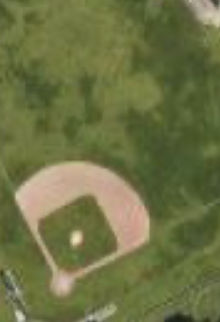
#> input picture baseball_cv/bbf.png, 220 x 322 px
$ python baseball_test.py
#> lines starting #> are read from the running program, lines starting #| are printed output that depends on the picture
import cv2
import numpy as np
from matplotlib import pyplot as plt


#STARTING_IMG = 'baseball2.PNG'
STARTING_IMG = 'bbf.png'
#OTHER_IMG = 'baseball3.PNG'
OTHER_IMG = 'bbf_in_scene.png'

def test1():
    img1 = cv2.imread(STARTING_IMG, 0)
    img2 = cv2.imread(OTHER_IMG)

    orb = cv2.ORB_create()
    kp1, des1 = orb.detectAndCompute(img1, None)
    kp2, des2 = orb.detectAndCompute(img2, None)

    # matcher takes normType, which is set to cv2.NORM_L2 for SIFT and SURF, cv2.NORM_HAMMING for ORB, FAST and BRIEF
    bf = cv2.BFMatcher(cv2.NORM_HAMMING, crossCheck=True)
    matches = bf.match(des1, des2)
    matches = sorted(matches, key=lambda x: x.distance)

    # draw first 50 matches
    match_img = cv2.drawMatches(img1, kp1, img2, kp2, matches[:50], None)
    cv2.imshow('Matches', match_img)
    cv2.waitKey()

def test2():

    print ("Loading")
    img1 = cv2.imread(STARTING_IMG,0)    # queryImage
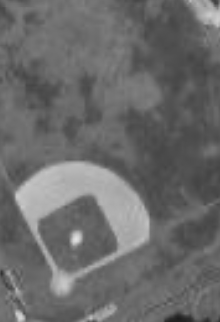
#> img1: shape (322, 220); min 29, max 226, mean 106.9
    img2 = cv2.imread(OTHER_IMG,0) # trainImage
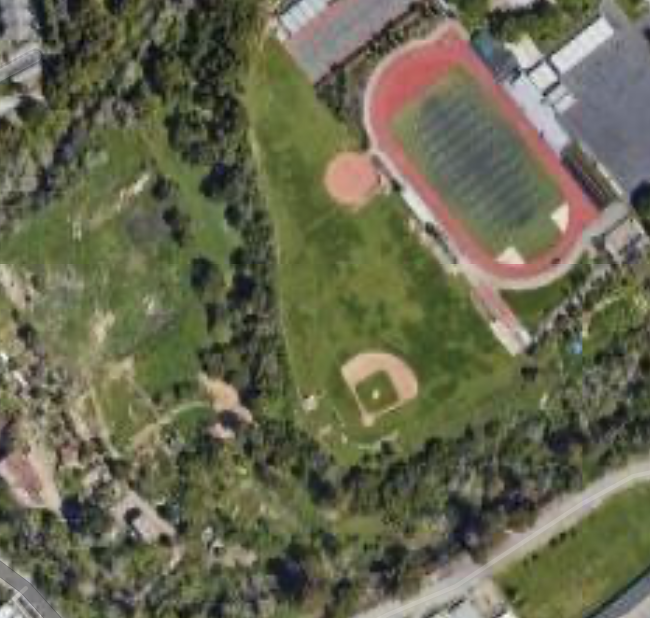
#> input picture baseball_cv/bbf_in_scene.png, 650 x 618 px
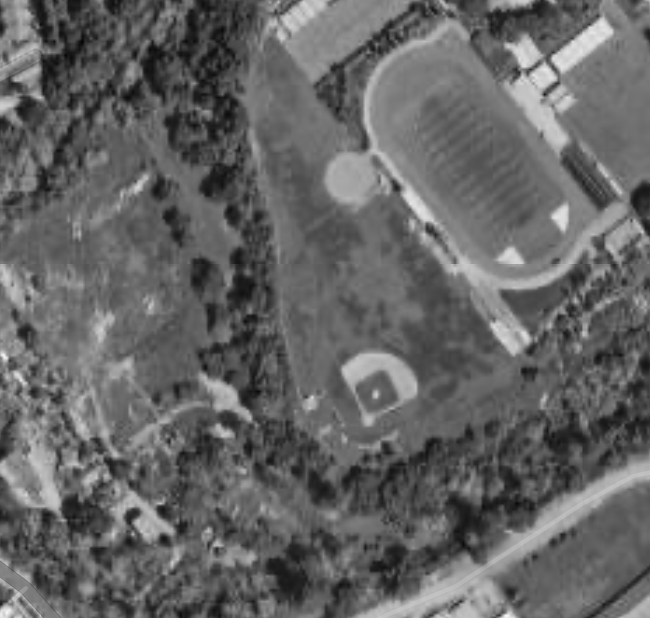
#> img2: shape (618, 650); min 1, max 246, mean 100.7

    # Initiate SIFT detector
    sift = cv2.SIFT_create()
    print ("Loading")

    # find the keypoints and descriptors with SIFT
    kp1, des1 = sift.detectAndCompute(img1,None)
#> kp1 = 72 keypoints; strongest (x, y, size): (76, 238, 8.2), (20, 316, 5.7), (40, 195, 31.5), (130, 219, 32.5)
    kp2, des2 = sift.detectAndCompute(img2,None)
#> kp2 = 2039 keypoints; strongest (x, y, size): (132, 514, 9.1), (524, 51, 17), (164, 540, 8), (561, 217, 12.3)

    print ("Loading")

    # BFMatcher with default params
    bf = cv2.BFMatcher()
    matches = bf.knnMatch(des1, des2, k=2)
#> matches = 72 matches

    # Apply ratio test
    good = []
    for m,n in matches:
        if m.distance < 0.75*n.distance:
            good.append([m])
#> this loop made 72 passes
#> after the loop, good = 11 matches

    # cv2.drawMatchesKnn expects list of lists as matches.
    img3 = cv2.drawMatchesKnn(img1,kp1,img2,kp2,good, None, flags=2)
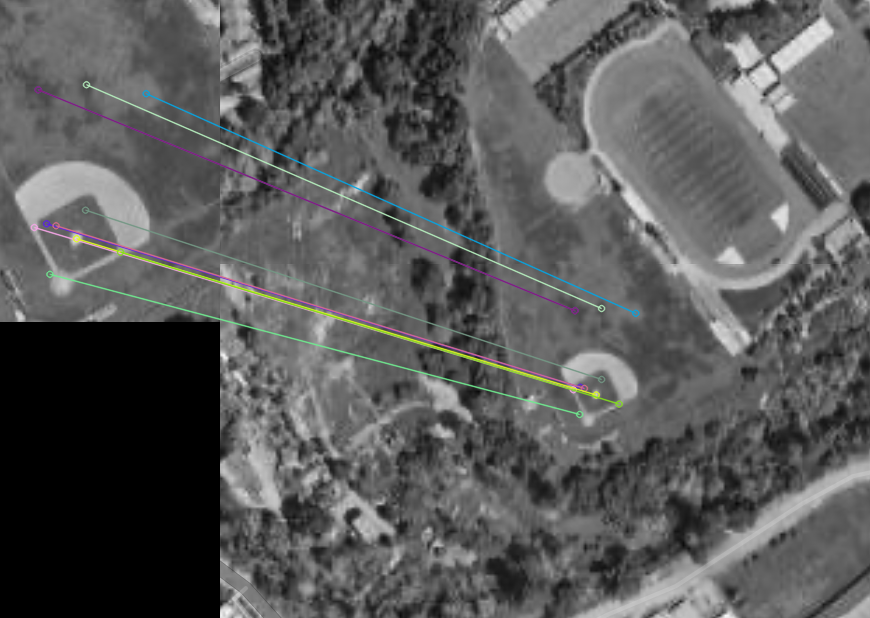
#> img3: shape (618, 870, 3); mean of channels 0, 1, 2 89.9, 90.1, 89.8; drawn as B, G, R

    plt.imshow(img3)
    plt.show()
    print ("Done")

test2()
